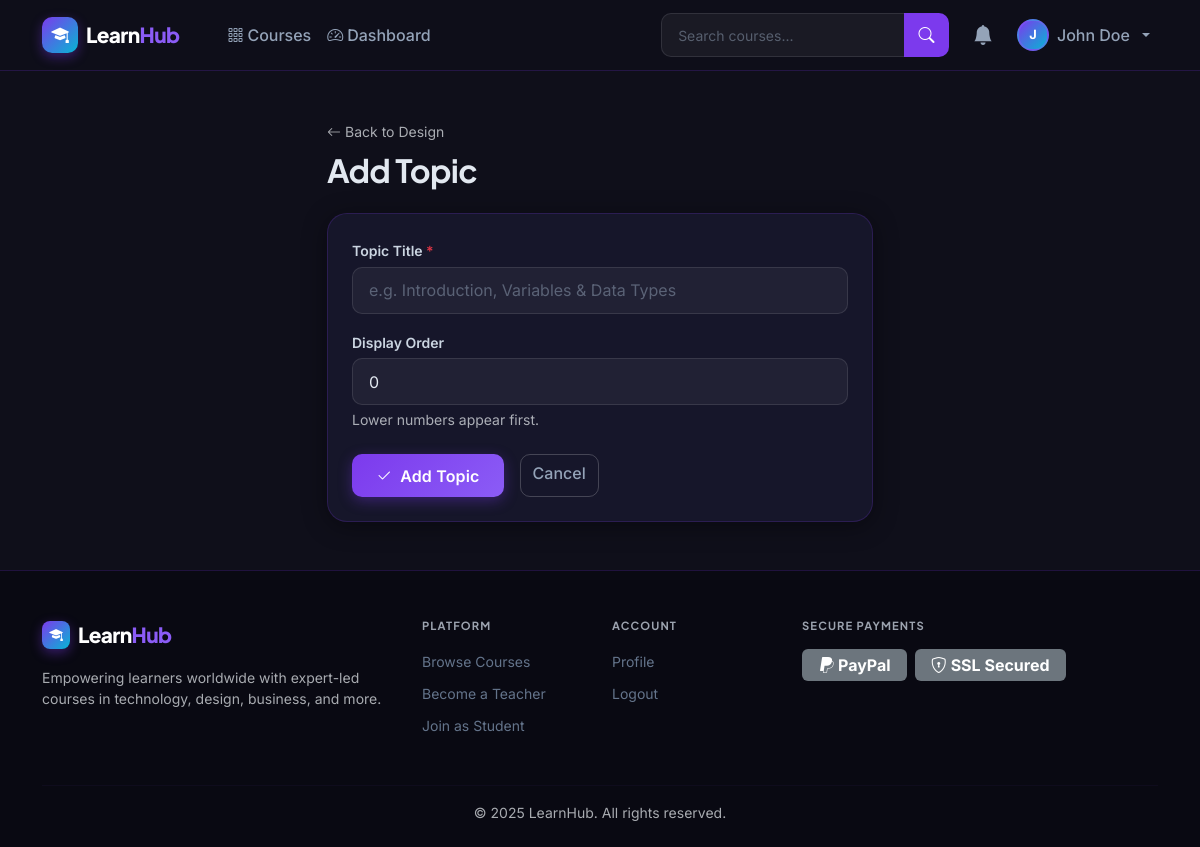
Screenshot of /courses/teacher/course/design/topic/add/ (signed in) with the database file from the repository.
### apps/accounts/models.py (models this page shows, shortened)
class CustomUser(AbstractUser):
    ROLE_CHOICES = (
        ('student', 'Student'),
        ('teacher', 'Teacher'),
    )
    role = models.CharField(max_length=10, choices=ROLE_CHOICES, default='student')
    is_otp_verified = models.BooleanField(default=False)
    otp_secret = models.CharField(max_length=64, blank=True, default='')
    @property
    def is_teacher(self):
        return self.role == 'teacher'
    @property
    def is_student(self):
        return self.role == 'student'

### apps/courses/models.py (models this page shows, shortened)
class Course(models.Model):
    LEVEL_CHOICES = (
        ('beginner', 'Beginner'),
        ('intermediate', 'Intermediate'),
        ('advanced', 'Advanced'),
    )
    teacher = models.ForeignKey(
        settings.AUTH_USER_MODEL, on_delete=models.CASCADE, related_name='courses_taught'
    )
    category = models.ForeignKey(Category, on_delete=models.SET_NULL, null=True, blank=True, related_name='courses')
    title = models.CharField(max_length=200)
    slug = models.SlugField(unique=True, blank=True)
    description = models.TextField()
    short_description = models.CharField(max_length=300, blank=True)
    price = models.DecimalField(max_digits=8, decimal_places=2)
    thumbnail = models.ImageField(upload_to='course_thumbnails/', blank=True, null=True)
    level = models.CharField(max_length=20, choices=LEVEL_CHOICES, default='beginner')
    is_published = models.BooleanField(default=False)
    created_at = models.DateTimeField(auto_now_add=True)
    updated_at = models.DateTimeField(auto_now=True)
    class Meta:
        ordering = ['-created_at']

### apps/courses/views.py (the view)
    @login_required
    def wrapper(request, *args, **kwargs):
        if not request.user.is_teacher:
            messages.error(request, 'Access denied. Teacher accounts only.')
            return redirect('courses:catalog')
        return view_func(request, *args, **kwargs)

### apps/courses/forms.py
class TopicForm(forms.ModelForm):
    class Meta:
        model = Topic
        fields = ['title', 'order']
        widgets = {'order': forms.NumberInput(attrs={'min': '0'})}

### apps/courses/views.py (called while the page is built)
def teacher_required(view_func):
    @login_required
    def wrapper(request, *args, **kwargs):
        if not request.user.is_teacher:
            messages.error(request, 'Access denied. Teacher accounts only.')
            return redirect('courses:catalog')
        return view_func(request, *args, **kwargs)
    return wrapper

@teacher_required
def topic_create(request, course_slug):
    course = get_object_or_404(Course, slug=course_slug, teacher=request.user)
    if request.method == 'POST':
        form = TopicForm(request.POST)
        if form.is_valid():
            topic = form.save(commit=False)
            topic.course = course
            topic.save()
            messages.success(request, f'Topic "{topic.title}" added.')
            return redirect('courses:course_manage', slug=course_slug)
    else:
        form = TopicForm()
    return render(request, 'courses/topic_form.html', {
        'form': form, 'course': course, 'action': 'Add'
    })

### apps/notifications/context_processors.py (called while the page is built)
def notifications_count(request):
    if request.user.is_authenticated:
        count = Notification.objects.filter(recipient=request.user, is_read=False).count()
        return {'unread_notifications_count': count}
    return {'unread_notifications_count': 0}

### templates/courses/topic_form.html (shortened to what this page needs)
{% extends 'base.html' %}
{% load widget_tweaks %}
{% block content %}
<div class="container py-5">
  <div class="row justify-content-center">
    <div class="col-lg-6">
      <div class="mb-4">
        <a href="{% url 'courses:course_manage' slug=course.slug %}" class="text-muted small">
          <i class="bi bi-arrow-left me-1"></i>Back to {{ course.title }}
        </a>
        <h2 class="mt-2">{{ action }} Topic</h2>
      </div>
      <div class="lh-card p-4">
        <form method="post" novalidate>
          <div class="mb-3">
            <label class="form-label">Topic Title <span class="text-danger">*</span></label>
            {% render_field form.title class="form-control" placeholder="e.g. Introduction, Variables & Data Types" %}
          </div>
          <div class="mb-4">
            <label class="form-label">Display Order</label>
            {% render_field form.order class="form-control" %}
            <div class="form-text text-muted">Lower numbers appear first.</div>
          </div>
          <div class="d-flex gap-3">
            <button type="submit" class="btn btn-primary px-4" id="save-topic-btn">
              <i class="bi bi-check2 me-2"></i>{{ action }} Topic
            </button>
            <a href="{% url 'courses:course_manage' slug=course.slug %}" class="btn btn-outline-light">Cancel</a>
          </div>
        </form>
      </div>
    </div>
  </div>
</div>
{% endblock %}

### templates/base.html (shortened to what this page needs)
<!DOCTYPE html>
<html lang="en" data-bs-theme="dark">
<head>
  <link href="https://cdn.jsdelivr.net/npm/bootstrap@5.3.3/dist/css/bootstrap.min.css" rel="stylesheet">
  <link href="https://cdn.jsdelivr.net/npm/bootstrap-icons@1.11.3/font/bootstrap-icons.min.css" rel="stylesheet">
  {% load static %}
  <link rel="stylesheet" href="{% static 'css/style.css' %}">
</head>
<body>
<nav class="navbar navbar-expand-lg lh-navbar sticky-top" id="mainNav">
  <div class="container">
    <a class="navbar-brand d-flex align-items-center gap-2" href="{% url 'home' %}">
      <div class="brand-icon"><i class="bi bi-mortarboard-fill"></i></div>
      <span class="brand-text">Learn<span class="brand-accent">Hub</span></span>
    </a>
    <div class="collapse navbar-collapse" id="navbarNav">
      <ul class="navbar-nav me-auto ms-4">
        <li class="nav-item">
          <a class="nav-link {% if request.resolver_match.url_name == 'catalog' %}active{% endif %}" href="{% url 'courses:catalog' %}">
            <i class="bi bi-grid-3x3-gap me-1"></i>Courses
          </a>
        </li>
        {% if user.is_authenticated and user.is_teacher %}
        <li class="nav-item">
          <a class="nav-link {% if 'teacher_dashboard' in request.resolver_match.url_name %}active{% endif %}" href="{% url 'courses:teacher_dashboard' %}">
            <i class="bi bi-speedometer2 me-1"></i>Dashboard
          </a>
        </li>
        {% endif %}
      </ul>
      <form class="d-flex me-3 search-form" action="{% url 'courses:catalog' %}" method="GET">
        <div class="input-group">
          <input class="form-control search-input" type="search" name="q" placeholder="Search courses..."
                 value="{{ request.GET.q|default:'' }}" aria-label="Search">
          <button class="btn btn-search" type="submit"><i class="bi bi-search"></i></button>
        </div>
      </form>
      <ul class="navbar-nav align-items-center gap-2">
        {% if user.is_authenticated %}
        <li class="nav-item">
          <a class="nav-link position-relative notif-bell" href="{% url 'notifications:list' %}" id="notifBell">
            <i class="bi bi-bell-fill fs-5"></i>
          </a>
        </li>
        <li class="nav-item dropdown">
          <a class="nav-link dropdown-toggle d-flex align-items-center gap-2 user-menu"
             href="#" id="userDropdown" role="button" data-bs-toggle="dropdown">
            <div class="user-avatar-sm">
              {% if user.is_teacher and user.teacher_profile.avatar %}
                <img src="{{ user.teacher_profile.avatar.url }}" alt="avatar">
              {% elif user.is_student and user.student_profile.avatar %}
                <img src="{{ user.student_profile.avatar.url }}" alt="avatar">
              {% else %}
                <span>{{ user.first_name|first|upper|default:user.username|first|upper }}</span>
              {% endif %}
            </div>
            <span class="d-none d-md-inline">{{ user.get_full_name|default:user.username }}</span>
          </a>
        </li>
        {% endif %}
      </ul>
    </div>
  </div>
</nav>
<main class="main-content">
  {% block content %}{% endblock %}
</main>
<footer class="lh-footer mt-auto">
  <div class="container">
    <div class="row gy-4">
      <div class="col-lg-4">
        <div class="d-flex align-items-center gap-2 mb-3">
          <div class="brand-icon brand-icon-sm"><i class="bi bi-mortarboard-fill"></i></div>
          <span class="brand-text">Learn<span class="brand-accent">Hub</span></span>
        </div>
        <p class="text-muted small">Empowering learners worldwide with expert-led courses in technology, design, business, and more.</p>
      </div>
      <div class="col-lg-2 col-6">
        <h6 class="footer-heading">Platform</h6>
        <ul class="list-unstyled footer-links">
          <li><a href="{% url 'courses:catalog' %}">Browse Courses</a></li>
          <li><a href="{% url 'accounts:teacher_signup' %}">Become a Teacher</a></li>
          <li><a href="{% url 'accounts:student_signup' %}">Join as Student</a></li>
        </ul>
      </div>
      <div class="col-lg-2 col-6">
        <h6 class="footer-heading">Account</h6>
        <ul class="list-unstyled footer-links">
          {% if user.is_authenticated %}
          <li><a href="{% url 'accounts:profile' %}">Profile</a></li>
          <li><a href="{% url 'accounts:logout' %}">Logout</a></li>
          {% else %}
          <li><a href="{% url 'accounts:login' %}">Login</a></li>
          <li><a href="{% url 'accounts:student_signup' %}">Sign Up</a></li>
          {% endif %}
        </ul>
      </div>
      <div class="col-lg-4">
        <h6 class="footer-heading">Secure Payments</h6>
        <div class="d-flex gap-2 align-items-center mt-2">
          <span class="badge bg-secondary fs-6 px-3 py-2"><i class="bi bi-paypal me-1"></i>PayPal</span>
          <span class="badge bg-secondary fs-6 px-3 py-2"><i class="bi bi-shield-lock me-1"></i>SSL Secured</span>
        </div>
      </div>
    </div>
    <hr class="footer-divider">
    <p class="text-center text-muted small mb-0">© 2025 LearnHub. All rights reserved.</p>
  </div>
</footer>
</body>
</html>

### static/css/style.css (style rules this page uses)
:root { --primary: #7c3aed; --primary-light: #8b5cf6; --primary-dark: #5b21b6; --accent: #06b6d4; --accent-dark: #0891b2; --success: #10b981; --warning: #f59e0b; --danger: #ef4444; --bg-dark: #0f0f1a; --bg-card: #16162a; --bg-card2: #1c1c35; --border: rgba(124, 58, 237, 0.2); --text-muted: #9ca3af; --radius: 14px; --radius-lg: 20px; --shadow: 0 4px 24px rgba(0,0,0,0.4); --shadow-hover: 0 8px 40px rgba(124, 58, 237, 0.25); --transition: all 0.25s cubic-bezier(0.4,0,0.2,1); }
*, *::before, *::after { box-sizing: border-box; }
html { scroll-behavior: smooth; }
body { font-family: 'Inter', system-ui, sans-serif; background-color: var(--bg-dark); color: #e2e8f0; min-height: 100vh; display: flex; flex-direction: column; -webkit-font-smoothing: antialiased; }
h1, h2, h3, h4, h5, h6 { font-family: 'Plus Jakarta Sans', sans-serif; font-weight: 700; letter-spacing: -0.02em; }
a { color: var(--primary-light); text-decoration: none; transition: var(--transition); }
.lh-navbar { background: rgba(15, 15, 26, 0.85); backdrop-filter: blur(20px); -webkit-backdrop-filter: blur(20px); border-bottom: 1px solid var(--border); padding: 0.75rem 0; z-index: 1050; }
.brand-icon { width: 36px; height: 36px; background: linear-gradient(135deg, var(--primary), var(--accent)); border-radius: 10px; display: flex; align-items: center; justify-content: center; font-size: 1.1rem; color: white; box-shadow: 0 4px 12px rgba(124,58,237,0.4); }
.brand-icon-sm { width: 28px; height: 28px; font-size: 0.85rem; border-radius: 8px; }
.brand-text { font-family: 'Plus Jakarta Sans', sans-serif; font-size: 1.3rem; font-weight: 800; color: #fff; letter-spacing: -0.03em; }
.brand-accent { color: var(--primary-light); }
.lh-navbar .nav-link { color: #94a3b8; font-weight: 500; padding: 0.4rem 0.75rem; border-radius: 8px; transition: var(--transition); }
.search-input { background: rgba(255,255,255,0.05); border: 1px solid rgba(255,255,255,0.1); color: #e2e8f0; border-radius: 10px 0 0 10px; font-size: 0.875rem; width: 220px; }
.btn-search { background: var(--primary); border: none; color: white; border-radius: 0 10px 10px 0; padding: 0.375rem 0.9rem; }
.notif-bell { position: relative; color: #94a3b8 !important; }
.user-avatar-sm { width: 32px; height: 32px; border-radius: 50%; background: linear-gradient(135deg, var(--primary), var(--accent)); display: flex; align-items: center; justify-content: center; font-weight: 700; font-size: 0.8rem; color: white; overflow: hidden; border: 2px solid rgba(139,92,246,0.4); }
.btn-primary { background: linear-gradient(135deg, var(--primary), var(--primary-light)); border: none; border-radius: 10px; font-weight: 600; letter-spacing: 0.01em; padding: 0.6rem 1.4rem; transition: var(--transition); box-shadow: 0 4px 14px rgba(124,58,237,0.35); }
.btn-outline-light { border-color: rgba(255,255,255,0.2); color: #94a3b8; border-radius: 10px; font-weight: 500; }
.lh-card { background: var(--bg-card); border: 1px solid var(--border); border-radius: var(--radius-lg); box-shadow: var(--shadow); transition: var(--transition); overflow: hidden; }
.form-control, .form-select { background: rgba(255,255,255,0.05); border: 1px solid rgba(255,255,255,0.1); color: #e2e8f0; border-radius: 10px; padding: 0.65rem 1rem; transition: var(--transition); }
.form-control::placeholder { color: rgba(148,163,184,0.5); }
.form-label { font-weight: 600; font-size: 0.875rem; color: #cbd5e1; margin-bottom: 0.35rem; }
.lh-footer { background: #090912; border-top: 1px solid var(--border); padding: 3rem 0 1.5rem; margin-top: auto; }
.footer-heading { font-size: 0.7rem; font-weight: 700; text-transform: uppercase; letter-spacing: 0.1em; color: var(--text-muted); margin-bottom: 1rem; }
.footer-links { padding: 0; }
.footer-links li { margin-bottom: 0.5rem; }
.footer-links a { color: #64748b; font-size: 0.875rem; transition: var(--transition); }
.footer-divider { border-color: var(--border); margin: 2rem 0 1rem; }
.main-content { flex: 1; }

### rows the page displays
CustomUser: first_name|first "J", get_full_name "John Doe"
Course: title "Design"

### other values shown
{{ action }} "Add"
